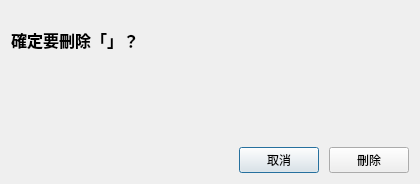
<?xml version="1.0" encoding="UTF-8"?>
<ui version="4.0">
 <class>deleteUrbanPlanDialogContent</class>
 <widget class="QWidget" name="deleteUrbanPlanDialogContent">
  <property name="geometry">
   <rect>
    <x>0</x>
    <y>0</y>
    <width>420</width>
    <height>184</height>
   </rect>
  </property>
  <property name="minimumSize">
   <size>
    <width>420</width>
    <height>0</height>
   </size>
  </property>
  <property name="windowTitle">
   <string>刪除確認</string>
  </property>
  <layout class="QVBoxLayout" name="deleteUrbanPlanLayout">
   <property name="spacing">
    <number>10</number>
   </property>
   <property name="leftMargin">
    <number>11</number>
   </property>
   <property name="topMargin">
    <number>11</number>
   </property>
   <property name="rightMargin">
    <number>11</number>
   </property>
   <property name="bottomMargin">
    <number>11</number>
   </property>
   <item>
    <widget class="QLabel" name="deleteUrbanPlanTitle">
     <property name="text">
      <string>確定要刪除「」？</string>
     </property>
     <property name="wordWrap">
      <bool>true</bool>
     </property>
     <property name="styleSheet">
      <string>font-size: 16px; font-weight: 600;</string>
     </property>
    </widget>
   </item>
   <item>
    <widget class="QLabel" name="deleteUrbanPlanDetail">
     <property name="text">
      <string />
     </property>
     <property name="wordWrap">
      <bool>true</bool>
     </property>
    </widget>
   </item>
   <item>
    <layout class="QHBoxLayout" name="buttonRow" stretch="1,0,0">
     <property name="spacing">
      <number>10</number>
     </property>
     <property name="leftMargin">
      <number>0</number>
     </property>
     <property name="topMargin">
      <number>0</number>
     </property>
     <property name="rightMargin">
      <number>0</number>
     </property>
     <property name="bottomMargin">
      <number>0</number>
     </property>
     <item>
      <spacer name="buttonRowSpacer">
       <property name="orientation">
        <enum>Qt::Horizontal</enum>
       </property>
       <property name="sizeHint" stdset="0">
        <size>
         <width>0</width>
         <height>0</height>
        </size>
       </property>
      </spacer>
     </item>
     <item>
      <widget class="PushButton" name="deleteUrbanPlanCancel">
       <property name="text">
        <string>取消</string>
       </property>
       <property name="default">
        <bool>true</bool>
       </property>
      </widget>
     </item>
     <item>
      <widget class="PrimaryPushButton" name="deleteUrbanPlanConfirm">
       <property name="text">
        <string>刪除</string>
       </property>
      </widget>
     </item>
    </layout>
   </item>
  </layout>
 </widget>
 <customwidgets>
 <customwidget>
  <class>PrimaryPushButton</class>
  <extends>QPushButton</extends>
  <header>qfluentwidgets</header>
 </customwidget>
 <customwidget>
  <class>PushButton</class>
  <extends>QPushButton</extends>
  <header>qfluentwidgets</header>
 </customwidget>
 </customwidgets>
 <resources />
 <connections />
</ui>
